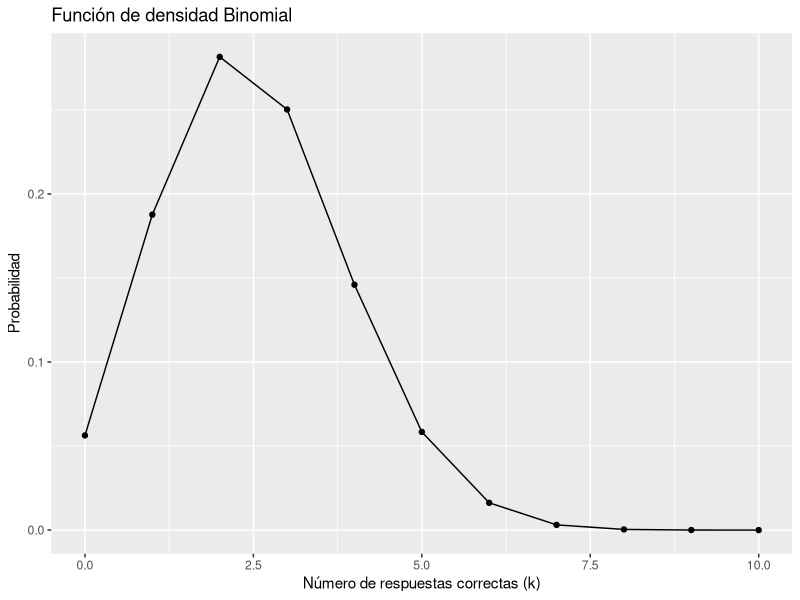
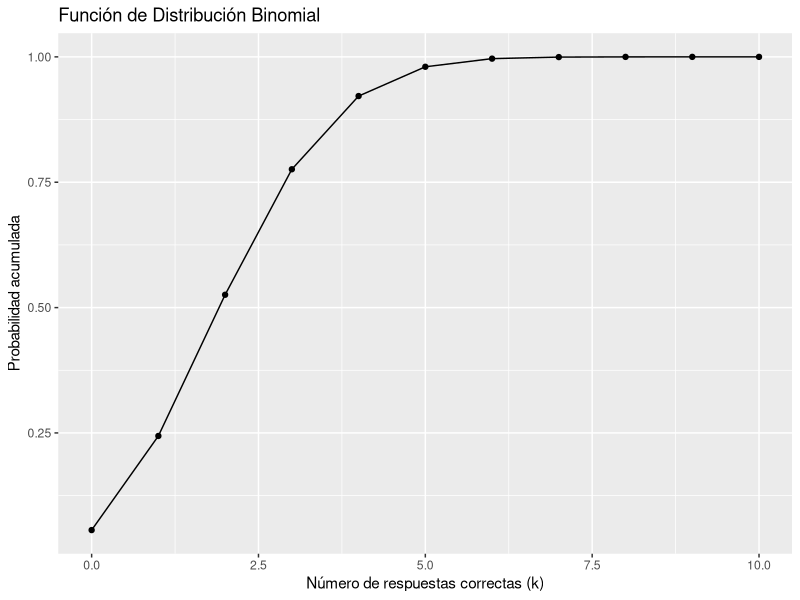

Write R code to recreate these figures, in order.
## ---- chunk 1
# Es una distribución binomial con variable aleatoria "Número de respuestas correctas"
# Pero para hacer el calculo general necesito estudiar la variable aleatoria "puntaje total" siendo esta: X = k - (1/4) * (10 - k) donde k es el numero de rtas correctas. 
## ---- chunk 2
library(ggplot2)
n <- 10
p <- 1/4
k_values <- 0:n
binom_probs <- dbinom(k_values, size = n, prob = p)
binom_data <- data.frame(k_values, binom_probs)
ggplot(binom_data, aes(x = k_values, y = binom_probs)) +
  geom_point() +
  geom_line() +
  labs(title = "Función de densidad Binomial",
       x = "Número de respuestas correctas (k)",
       y = "Probabilidad")

binom_cdf <- pbinom(k_values, size = n, prob = p)
binom_cdf_data <- data.frame(k_values, binom_cdf)
ggplot(binom_cdf_data, aes(x = k_values, y = binom_cdf)) +
  geom_point() +
  geom_line() +
  labs(title = "Función de Distribución Binomial",
       x = "Número de respuestas correctas (k)",
       y = "Probabilidad acumulada")
## ---- chunk 3
dbinom(3, size = n, prob = p)
## ---- chunk 4
# asumo que se aprueba con 4
# para aprobar necesito tener 4 puntos en total 
# resuelvo esta ecuación 4 = k - (1/4) * (10 - k) => necesito 6 resp correctas aprox
pbinom(6, size = n, prob = p, lower.tail = FALSE)
## ---- chunk 5
library(dplyr)
data <- data.frame(aciertos = 1:10, prob = dbinom(1:10, size = n, prob = p))
data %>% filter(prob == max(prob))
## ---- chunk 6
qbinom(p = 0.5, size = 10, prob = p)

